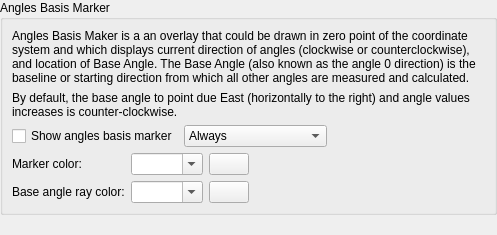
<?xml version="1.0" encoding="UTF-8"?>
<ui version="4.0">
 <class>LC_SettingsPageCoordinateSystemAnglesBasis</class>
 <widget class="QWidget" name="LC_SettingsPageCoordinateSystemAnglesBasis">
  <property name="geometry">
   <rect>
    <x>0</x>
    <y>0</y>
    <width>497</width>
    <height>235</height>
   </rect>
  </property>
  <layout class="QGridLayout" name="gridLayout_main">
   <property name="leftMargin">
    <number>0</number>
   </property>
   <property name="topMargin">
    <number>0</number>
   </property>
   <property name="rightMargin">
    <number>0</number>
   </property>
   <property name="bottomMargin">
    <number>0</number>
   </property>
   <item row="1" column="0">
    <spacer name="verticalSpacer">
     <property name="orientation">
      <enum>Qt::Orientation::Vertical</enum>
     </property>
     <property name="sizeHint" stdset="0">
      <size>
       <width>0</width>
       <height>0</height>
      </size>
     </property>
    </spacer>
   </item>
   <item row="0" column="0">
    <widget class="QGroupBox" name="groupBox_20">
     <property name="title">
      <string>Angles Basis Marker</string>
     </property>
     <layout class="QVBoxLayout" name="verticalLayout">
      <item>
       <widget class="QLabel" name="label">
        <property name="text">
         <string>Angles Basis Maker is a an overlay that could be drawn in zero point of the coordinate system and which displays current direction of angles (clockwise or counterclockwise), and location of Base Angle. The Base Angle (also known as the angle 0 direction) is the baseline or starting direction from which all other angles are measured and calculated.</string>
        </property>
        <property name="wordWrap">
         <bool>true</bool>
        </property>
       </widget>
      </item>
      <item>
       <widget class="QLabel" name="label_2">
        <property name="text">
         <string>By default, the base angle to point due East (horizontally to the right) and angle values increases is counter-clockwise.</string>
        </property>
        <property name="wordWrap">
         <bool>true</bool>
        </property>
       </widget>
      </item>
      <item>
       <layout class="QHBoxLayout" name="horizontalLayout">
        <item>
         <widget class="QCheckBox" name="cbAnglesMarkVisible">
          <property name="sizePolicy">
           <sizepolicy hsizetype="Preferred" vsizetype="Preferred">
            <horstretch>0</horstretch>
            <verstretch>0</verstretch>
           </sizepolicy>
          </property>
          <property name="toolTip">
           <string>Angles Basis Marker Visibility

If enabled, angles basis marker will be shown in the orign of coordinates system</string>
          </property>
          <property name="text">
           <string>Show angles basis marker</string>
          </property>
         </widget>
        </item>
        <item>
         <widget class="LC_ContentAdjustableComboBox" name="cbAnglesBaseShowPolicy">
          <property name="toolTip">
           <string>Angles Basis Maker Display Mode

Defines when to draw angle basis marker</string>
          </property>
          <property name="sizeAdjustPolicy">
           <enum>QComboBox::SizeAdjustPolicy::AdjustToContents</enum>
          </property>
          <item>
           <property name="text">
            <string>Always</string>
           </property>
          </item>
          <item>
           <property name="text">
            <string>Only for non-defaults</string>
           </property>
          </item>
         </widget>
        </item>
        <item>
         <spacer name="horizontalSpacer_2">
          <property name="orientation">
           <enum>Qt::Orientation::Horizontal</enum>
          </property>
          <property name="sizeHint" stdset="0">
           <size>
            <width>0</width>
            <height>0</height>
           </size>
          </property>
         </spacer>
        </item>
       </layout>
      </item>
      <item>
       <layout class="QGridLayout" name="gridLayout">
        <item row="1" column="0">
         <widget class="QLabel" name="label_29">
          <property name="text">
           <string>Base angle ray color:</string>
          </property>
          <property name="buddy">
           <cstring>cbAnglesMarkColorAngleRay</cstring>
          </property>
         </widget>
        </item>
        <item row="1" column="1">
         <widget class="LC_ContentAdjustableComboBox" name="cbAnglesMarkColorAngleRay">
          <property name="toolTip">
           <string>Base Angle Ray Color

Color of Base Angle baseline ray</string>
          </property>
          <property name="editable">
           <bool>true</bool>
          </property>
          <property name="sizeAdjustPolicy">
           <enum>QComboBox::SizeAdjustPolicy::AdjustToContents</enum>
          </property>
         </widget>
        </item>
        <item row="0" column="1">
         <widget class="LC_ContentAdjustableComboBox" name="cbAnglesMarkColorDirection">
          <property name="toolTip">
           <string>Angles Basis Direction Color

Color of the marker</string>
          </property>
          <property name="editable">
           <bool>true</bool>
          </property>
          <property name="sizeAdjustPolicy">
           <enum>QComboBox::SizeAdjustPolicy::AdjustToContents</enum>
          </property>
         </widget>
        </item>
        <item row="1" column="2">
         <widget class="LC_ColorButton" name="pbAnglesMarkAngleRay">
          <property name="toolTip">
           <string>Base Angle Ray Color

Click to select color.</string>
          </property>
         </widget>
        </item>
        <item row="0" column="0">
         <widget class="QLabel" name="label_28">
          <property name="text">
           <string>Marker color:</string>
          </property>
          <property name="buddy">
           <cstring>cbAnglesMarkColorDirection</cstring>
          </property>
         </widget>
        </item>
        <item row="0" column="2">
         <widget class="LC_ColorButton" name="pbAnglesMarkDirection">
          <property name="toolTip">
           <string>Direction Circle

Click to select color.</string>
          </property>
         </widget>
        </item>
        <item row="0" column="3">
         <spacer name="horizontalSpacer">
          <property name="orientation">
           <enum>Qt::Orientation::Horizontal</enum>
          </property>
          <property name="sizeHint" stdset="0">
           <size>
            <width>0</width>
            <height>0</height>
           </size>
          </property>
         </spacer>
        </item>
       </layout>
      </item>
     </layout>
    </widget>
   </item>
  </layout>
 </widget>
 <customwidgets>
  <customwidget>
   <class>LC_ColorButton</class>
   <extends>QPushButton</extends>
   <header>lc_color_button.h</header>
  </customwidget>
         <customwidget>
             <class>LC_ContentAdjustableComboBox</class>
             <extends>QComboBox</extends>
             <header location="global">lc_content_adjustable_combo_box.h</header>
         </customwidget>
 </customwidgets>
 <resources/>
 <connections/>
</ui>
